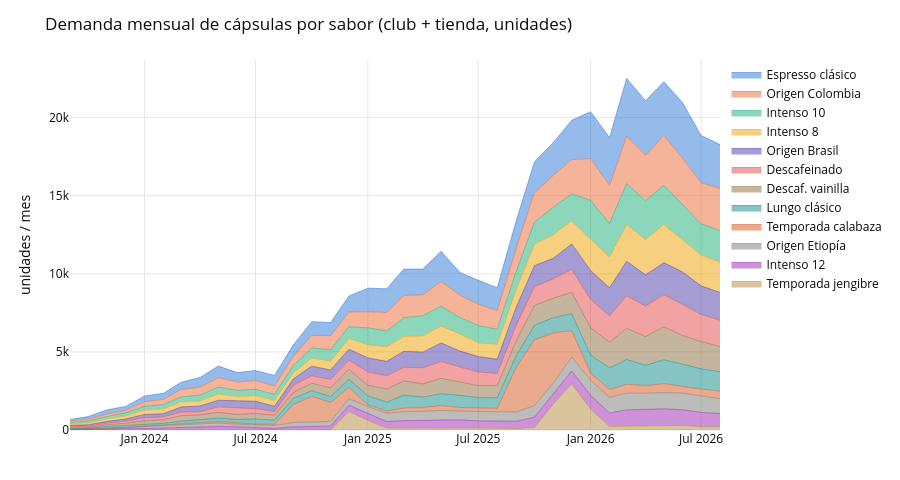

Notebook source saved alongside this figure:
### Markdown cell above
## 4. La serie de demanda: un agregado y doce series

Con la censura corregida y los SKUs unidos por sabor, ya hay serie que analizar. Y a diferencia de
las dos páginas anteriores, aquí no hay una serie: hay trece —el total y sus doce componentes— y la
pregunta de diseño es si merece la pena mirarlas por separado.

### Code cell
total_demand = ts.build_series(
    demand_daily.sum(axis=1).rename_axis("d").reset_index(name="units"),
    "d", "units", freq="MS")
total_demand.name = "units"

share_total = (monthly.sum() / monthly.sum().sum() * 100).sort_values(ascending=False)
share_recent = (monthly.iloc[-12:].sum() / monthly.iloc[-12:].sum().sum() * 100)
mix = pd.DataFrame({"cuota_historica_pct": share_total,
                    "cuota_12m_pct": share_recent.reindex(share_total.index),
                    "unidades": monthly.sum().reindex(share_total.index)})
print(mix.round(2).to_string())
print()
print(f"histórico: {len(total_demand)} meses · {total_demand.sum():,.0f} unidades · "
      f"último mes {total_demand.iloc[-1]:,.0f}")

fig = go.Figure()
for flavor in share_total.index[::-1]:
    fig.add_trace(go.Scatter(x=monthly.index, y=monthly[flavor], name=FLAVOR_LABEL[flavor],
                             mode="lines", stackgroup="one",
                             line=dict(color=FLAVOR_COLOR[flavor], width=0.5)))
fig.update_layout(**{**PLOT_LAYOUT, "height": 480, "legend": dict(orientation="v", x=1.01, y=1)},
                  title="Demanda mensual de cápsulas por sabor (club + tienda, unidades)",
                  yaxis_title="unidades / mes")
fig.show()
